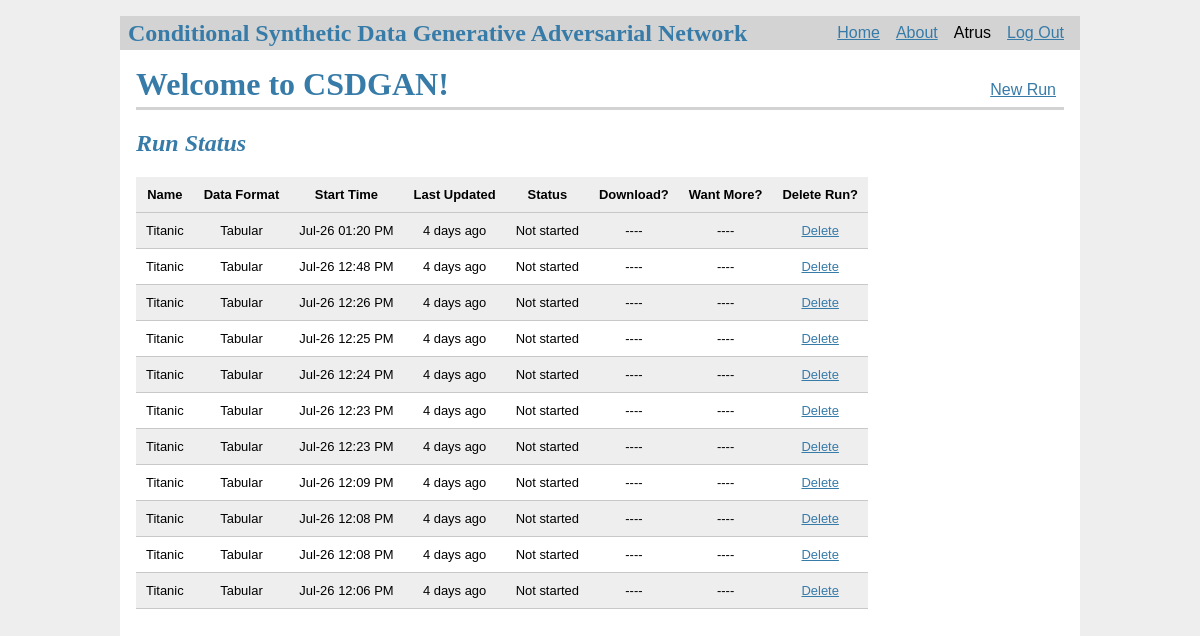
The page / (signed in) on the database as committed earlier.
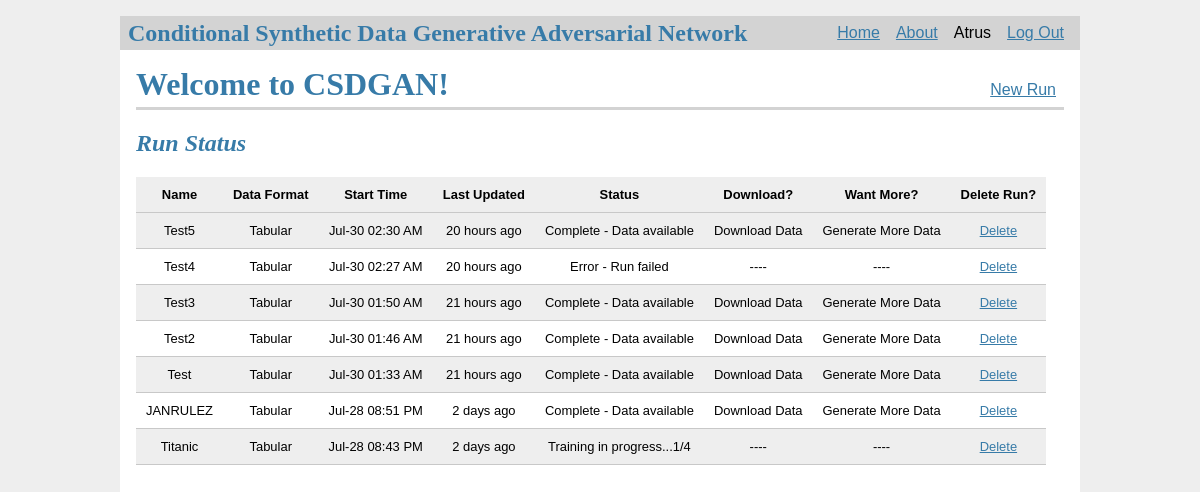
The same page on the database as committed later.
### tables this page shows
CREATE TABLE user (
  id INTEGER PRIMARY KEY AUTOINCREMENT,
  username TEXT UNIQUE NOT NULL,
  password TEXT NOT NULL,
  last_login TIMESTAMP NOT NULL,
  num_logins INTEGER NOT NULL
);

CREATE TABLE run (
  id INTEGER PRIMARY KEY AUTOINCREMENT,
  title TEXT NOT NULL,
  user_id INTEGER NOT NULL,
  start_time TIMESTAMP NOT NULL DEFAULT CURRENT_TIMESTAMP,
  end_time TIMESTAMP,
  format TEXT NOT NULL,
  filesize INTEGER NOT NULL,
  FOREIGN KEY (user_id) REFERENCES user (id)
);

### src/home.py (the view)
@bp.route('/')
def index():
    if g.user:
        runs = query_all_runs(session['user_id'])
        if len(runs) > 0:
            return render_template('home/index.html', runs=runs, logged_in=True)
        else:
            return render_template('home/index.html', logged_in=True)
    else:
        return render_template('home/index.html', logged_in=False)

### src/auth.py (called while the page is built)
@bp.before_app_request
def load_logged_in_user():
    user_id = session.get('user_id')
    if user_id is None:
        g.user = None
    else:
        g.user = get_db().execute(
            'SELECT * FROM user WHERE id = ?', (user_id,)
        ).fetchone()

### utils/db.py (called while the page is built)
def get_db():
    if 'db' not in g:
        g.db = sqlite3.connect(
            current_app.config['DATABASE'],
            detect_types=sqlite3.PARSE_DECLTYPES
        )
        g.db.row_factory = sqlite3.Row
    return g.db

def query_all_runs(user_id):
    result = get_db().execute(
        'SELECT run.id, run.title, run.start_time, run.format, status.update_time, status_info.descr '
        'FROM run '
        'LEFT JOIN ('
        '   SELECT a.run_id, a.status_id, a.update_time FROM status as a '
        '   INNER JOIN ('
        '       SELECT run_id, max(status_id) as status_id FROM status GROUP BY run_id'
        '   ) as b on a.run_id = b.run_id and a.status_id = b.status_id'
        ') as status on run.id = status.run_id '
        'LEFT JOIN status_info on status.status_id = status_info.id '
        'WHERE run.user_id = ? '
        'ORDER BY status.update_time DESC',
        (user_id, )
    ).fetchall()
    return result

### src/templates/home/index.html
{% extends 'home/jquery_base.html' %}
{% block header %}
<h1>{% block title %}Welcome to CSDGAN!{% endblock %}</h1>
{% if g.user %}
<a class="action" href="{{ url_for('create.create') }}">New Run</a>
{% endif %}
{% endblock %}
{% block content %}
<h2>Run Status</h2>
{% if not logged_in %}
<p>It doesn't look like you are logged in yet. <a href="{{ url_for('auth.login') }}">Click here</a> to log in or
    <a href="{{ url_for('auth.register') }}">here</a> to register if you haven't already.</p>
{% elif runs is not defined %}
<p>It doesn't look like you have any runs yet. <a href="{{ url_for('create.create') }}">Click here</a> to get started!</p>
{% else %}
<table border="1" class="dataframe">
    <thead>
    <tr style="text-align: right;">
        <th>Name</th>
        <th>Data Format</th>
        <th>Start Time</th>
        <th>Last Updated</th>
        <th>Status</th>
        <th>Download?</th>
        <th>Want More?</th>
        <th>Delete Run?</th>
    </tr>
    </thead>
    <tbody>
    {% for run in runs %}
    <tr>
        <td>{{ run.title }}</td>
        <td>{{ run.format }}</td>
        <td>{{ run.start_time.strftime("%b-%d %I:%M %p") }}</td>
        <td>{{ moment(run.update_time).fromNow() }}</td>
        <td>{{ run.descr }}</td>
        {% if 'Data available' in run.descr %}
        <td>Download Data</td>
        <td>Generate More Data</td>
        {% else %}
        <td>----</td>
        <td>----</td>
        {% endif %}
        <td><a href="#" onclick="return delete_run({{ run.index }});">Delete</a></td>
    </tr>
    {% endfor %}
    </tbody>
</table>
{% endif %}
{% endblock %}

### src/templates/home/jquery_base.html (shortened to what this page needs)
{% extends 'base.html' %}

### src/templates/base.html (shortened to what this page needs)
<!doctype html>
<head>
</head>
<link rel="stylesheet" href="{{ url_for('static', filename='style.css') }}">
<nav>
    <h1>Conditional Synthetic Data Generative Adversarial Network</h1>
    <ul>
        <li><a href="{{ url_for('home.index') }}">Home</a>
        <li><a href="{{ url_for('about.about') }}">About</a>
            {% if g.user %}
        <li><span>{{ g.user['username'] }}</span>
        <li><a href="{{ url_for('auth.logout') }}">Log Out</a>
            {% else %}
        <li><a href="{{ url_for('auth.register') }}">Register</a>
        <li><a href="{{ url_for('auth.login') }}">Log In</a>
            {% endif %}
    </ul>
</nav>
<section class="content">
    <header>
        {% block header %}{% endblock %}
    </header>
    {% block content %}{% endblock %}
</section>

### src/static/style.css (style rules this page uses)
a, h1, h2 { color: #377ba8; }
h1, h2 { font-family: serif; margin 1rem 0; }
h1 { font-size: xx-large; }
h2 { font-size: x-large; font-style: italic; }
nav { background: lightgray; display: flex; align-items: center; padding: 0 0.5rem; }
nav h1 { flex: auto; margin: 0; font-size: x-large }
nav ul { display: flex; list-style: none; margin: 0; padding: 0; white-space:nowrap; }
nav ul li a, nav ul li span, header .action { display: block; padding: 0.5rem; }
.content { padding: 0 1rem 1rem; }
.content > header { border-bottom: 3px solid lightgray; display: flex; align-items: flex-end; }
.content > header h1 { flex: auto; margin: 1rem 0 0.25rem 0; }
.content:last-child { margin-bottom: 0; }
table.dataframe, .dataframe th, .dataframe td { border: none; border-bottom: 1px solid #C8C8C8; border-collapse: collapse; text-align:center; padding: 10px; margin-bottom: 40px; font-size: 0.9em; }
tr:nth-child(odd) { background-color:#eee; }
tr:nth-child(even) { background-color:#fff; }

Rows that differ between the two databases and show on the page:
removed run: title "Titanic", format "Tabular", start_time "Jul-26 01:20 PM", update_time "4 days ago", descr "Not started"
removed run: title "Titanic", format "Tabular", start_time "Jul-26 12:48 PM", update_time "4 days ago", descr "Not started"
removed run: title "Titanic", format "Tabular", start_time "Jul-26 12:26 PM", update_time "4 days ago", descr "Not started"
removed run: title "Titanic", format "Tabular", start_time "Jul-26 12:25 PM", update_time "4 days ago", descr "Not started"
changed run: title "Titanic" → "Test5"; start_time "Jul-26 12:24 PM" → "Jul-30 02:30 AM"; update_time "4 days ago" → "20 hours ago"; descr "Not started" → "Complete - Data available"; text "---- ----" → "Download Data Generate More Data"
changed run: title "Titanic" → "Test4"; start_time "Jul-26 12:23 PM" → "Jul-30 02:27 AM"; update_time "4 days ago" → "20 hours ago"; descr "Not started" → "Error - Run failed"
changed run: title "Titanic" → "Test3"; start_time "Jul-26 12:23 PM" → "Jul-30 01:50 AM"; update_time "4 days ago" → "21 hours ago"; descr "Not started" → "Complete - Data available"; text "---- ----" → "Download Data Generate More Data"
changed run: title "Titanic" → "Test2"; start_time "Jul-26 12:09 PM" → "Jul-30 01:46 AM"; update_time "4 days ago" → "21 hours ago"; descr "Not started" → "Complete - Data available"; text "---- ----" → "Download Data Generate More Data"
changed run: title "Titanic" → "Test"; start_time "Jul-26 12:08 PM" → "Jul-30 01:33 AM"; update_time "4 days ago" → "21 hours ago"; descr "Not started" → "Complete - Data available"; text "---- ----" → "Download Data Generate More Data"
changed run: title "Titanic" → "JANRULEZ"; start_time "Jul-26 12:08 PM" → "Jul-28 08:51 PM"; update_time "4 days ago" → "2 days ago"; descr "Not started" → "Complete - Data available"; text "---- ----" → "Download Data Generate More Data"
changed run "Titanic": start_time "Jul-26 12:06 PM" → "Jul-28 08:43 PM"; update_time "4 days ago" → "2 days ago"; descr "Not started" → "Training in progress...1/4"
